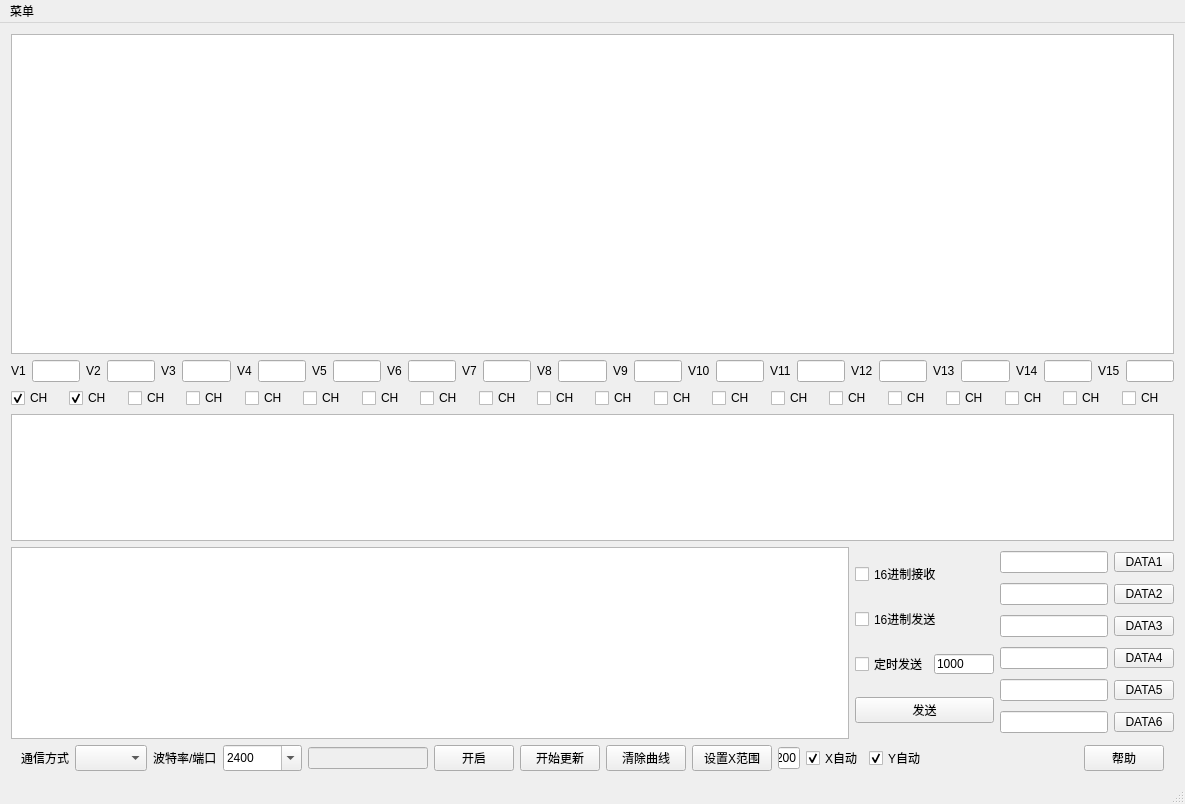
<?xml version="1.0" encoding="UTF-8"?>
<ui version="4.0">
 <class>MainWindow</class>
 <widget class="QMainWindow" name="MainWindow">
  <property name="geometry">
   <rect>
    <x>0</x>
    <y>0</y>
    <width>1185</width>
    <height>804</height>
   </rect>
  </property>
  <property name="windowTitle">
   <string>串口示波器</string>
  </property>
  <property name="windowIcon">
   <iconset resource="resource.qrc">
    <normaloff>:/Resources/logo.png</normaloff>:/Resources/logo.png</iconset>
  </property>
  <widget class="QWidget" name="centralWidget">
   <layout class="QVBoxLayout" name="verticalLayout_4">
    <item>
     <widget class="QtCharts::QChartView" name="chartView">
      <property name="minimumSize">
       <size>
        <width>0</width>
        <height>320</height>
       </size>
      </property>
     </widget>
    </item>
    <item>
     <layout class="QHBoxLayout" name="horizontalLayout_4">
      <item>
       <widget class="QLabel" name="LBL1">
        <property name="text">
         <string>V1</string>
        </property>
       </widget>
      </item>
      <item>
       <widget class="QLineEdit" name="lineEdit_3"/>
      </item>
      <item>
       <widget class="QLabel" name="LBL2">
        <property name="text">
         <string>V2</string>
        </property>
       </widget>
      </item>
      <item>
       <widget class="QLineEdit" name="lineEdit_2"/>
      </item>
      <item>
       <widget class="QLabel" name="LBL3">
        <property name="text">
         <string>V3</string>
        </property>
       </widget>
      </item>
      <item>
       <widget class="QLineEdit" name="lineEdit"/>
      </item>
      <item>
       <widget class="QLabel" name="LBL4">
        <property name="text">
         <string>V4</string>
        </property>
       </widget>
      </item>
      <item>
       <widget class="QLineEdit" name="lineEdit_5"/>
      </item>
      <item>
       <widget class="QLabel" name="LBL5">
        <property name="text">
         <string>V5</string>
        </property>
       </widget>
      </item>
      <item>
       <widget class="QLineEdit" name="lineEdit_4"/>
      </item>
      <item>
       <widget class="QLabel" name="LBL6">
        <property name="text">
         <string>V6</string>
        </property>
       </widget>
      </item>
      <item>
       <widget class="QLineEdit" name="lineEdit_6"/>
      </item>
      <item>
       <widget class="QLabel" name="LBL7">
        <property name="text">
         <string>V7</string>
        </property>
       </widget>
      </item>
      <item>
       <widget class="QLineEdit" name="lineEdit_7"/>
      </item>
      <item>
       <widget class="QLabel" name="LBL8">
        <property name="text">
         <string>V8</string>
        </property>
       </widget>
      </item>
      <item>
       <widget class="QLineEdit" name="lineEdit_8"/>
      </item>
      <item>
       <widget class="QLabel" name="LBL9">
        <property name="text">
         <string>V9</string>
        </property>
       </widget>
      </item>
      <item>
       <widget class="QLineEdit" name="lineEdit_15"/>
      </item>
      <item>
       <widget class="QLabel" name="LBL10">
        <property name="text">
         <string>V10</string>
        </property>
       </widget>
      </item>
      <item>
       <widget class="QLineEdit" name="lineEdit_9"/>
      </item>
      <item>
       <widget class="QLabel" name="LBL11">
        <property name="text">
         <string>V11</string>
        </property>
       </widget>
      </item>
      <item>
       <widget class="QLineEdit" name="lineEdit_13"/>
      </item>
      <item>
       <widget class="QLabel" name="LBL12">
        <property name="text">
         <string>V12</string>
        </property>
       </widget>
      </item>
      <item>
       <widget class="QLineEdit" name="lineEdit_14"/>
      </item>
      <item>
       <widget class="QLabel" name="LBL13">
        <property name="text">
         <string>V13</string>
        </property>
       </widget>
      </item>
      <item>
       <widget class="QLineEdit" name="lineEdit_12"/>
      </item>
      <item>
       <widget class="QLabel" name="LBL14">
        <property name="text">
         <string>V14</string>
        </property>
       </widget>
      </item>
      <item>
       <widget class="QLineEdit" name="lineEdit_11"/>
      </item>
      <item>
       <widget class="QLabel" name="LBL15">
        <property name="text">
         <string>V15</string>
        </property>
       </widget>
      </item>
      <item>
       <widget class="QLineEdit" name="lineEdit_10"/>
      </item>
     </layout>
    </item>
    <item>
     <layout class="QHBoxLayout" name="horizontalLayout_2">
      <item>
       <widget class="QCheckBox" name="CH1">
        <property name="text">
         <string>CH</string>
        </property>
        <property name="checked">
         <bool>true</bool>
        </property>
       </widget>
      </item>
      <item>
       <widget class="QCheckBox" name="CH2">
        <property name="text">
         <string>CH</string>
        </property>
        <property name="checked">
         <bool>true</bool>
        </property>
       </widget>
      </item>
      <item>
       <widget class="QCheckBox" name="CH3">
        <property name="text">
         <string>CH</string>
        </property>
       </widget>
      </item>
      <item>
       <widget class="QCheckBox" name="CH4">
        <property name="text">
         <string>CH</string>
        </property>
       </widget>
      </item>
      <item>
       <widget class="QCheckBox" name="CH5">
        <property name="text">
         <string>CH</string>
        </property>
       </widget>
      </item>
      <item>
       <widget class="QCheckBox" name="CH6">
        <property name="text">
         <string>CH</string>
        </property>
       </widget>
      </item>
      <item>
       <widget class="QCheckBox" name="CH7">
        <property name="text">
         <string>CH</string>
        </property>
       </widget>
      </item>
      <item>
       <widget class="QCheckBox" name="CH8">
        <property name="text">
         <string>CH</string>
        </property>
       </widget>
      </item>
      <item>
       <widget class="QCheckBox" name="CH9">
        <property name="text">
         <string>CH</string>
        </property>
       </widget>
      </item>
      <item>
       <widget class="QCheckBox" name="CH20">
        <property name="text">
         <string>CH</string>
        </property>
       </widget>
      </item>
      <item>
       <widget class="QCheckBox" name="CH10">
        <property name="text">
         <string>CH</string>
        </property>
       </widget>
      </item>
      <item>
       <widget class="QCheckBox" name="CH11">
        <property name="text">
         <string>CH</string>
        </property>
       </widget>
      </item>
      <item>
       <widget class="QCheckBox" name="CH12">
        <property name="text">
         <string>CH</string>
        </property>
       </widget>
      </item>
      <item>
       <widget class="QCheckBox" name="CH13">
        <property name="text">
         <string>CH</string>
        </property>
       </widget>
      </item>
      <item>
       <widget class="QCheckBox" name="CH14">
        <property name="text">
         <string>CH</string>
        </property>
       </widget>
      </item>
      <item>
       <widget class="QCheckBox" name="CH15">
        <property name="text">
         <string>CH</string>
        </property>
       </widget>
      </item>
      <item>
       <widget class="QCheckBox" name="CH16">
        <property name="text">
         <string>CH</string>
        </property>
       </widget>
      </item>
      <item>
       <widget class="QCheckBox" name="CH17">
        <property name="text">
         <string>CH</string>
        </property>
       </widget>
      </item>
      <item>
       <widget class="QCheckBox" name="CH18">
        <property name="text">
         <string>CH</string>
        </property>
       </widget>
      </item>
      <item>
       <widget class="QCheckBox" name="CH19">
        <property name="text">
         <string>CH</string>
        </property>
       </widget>
      </item>
     </layout>
    </item>
    <item>
     <layout class="QHBoxLayout" name="horizontalLayout_14">
      <item>
       <widget class="QTextBrowser" name="RCVAREA">
        <property name="minimumSize">
         <size>
          <width>0</width>
          <height>120</height>
         </size>
        </property>
        <property name="maximumSize">
         <size>
          <width>16777215</width>
          <height>360</height>
         </size>
        </property>
       </widget>
      </item>
     </layout>
    </item>
    <item>
     <layout class="QHBoxLayout" name="horizontalLayout_6">
      <item>
       <widget class="QTextEdit" name="sendmulcom">
        <property name="sizePolicy">
         <sizepolicy hsizetype="Expanding" vsizetype="Fixed">
          <horstretch>0</horstretch>
          <verstretch>0</verstretch>
         </sizepolicy>
        </property>
        <property name="maximumSize">
         <size>
          <width>16777215</width>
          <height>16777215</height>
         </size>
        </property>
       </widget>
      </item>
      <item>
       <layout class="QVBoxLayout" name="verticalLayout_3">
        <item>
         <widget class="QCheckBox" name="HEXRCV">
          <property name="text">
           <string>16进制接收</string>
          </property>
         </widget>
        </item>
        <item>
         <widget class="QCheckBox" name="HEXSND">
          <property name="text">
           <string>16进制发送</string>
          </property>
         </widget>
        </item>
        <item>
         <layout class="QHBoxLayout" name="horizontalLayout_8">
          <item>
           <widget class="QCheckBox" name="periodsend">
            <property name="sizePolicy">
             <sizepolicy hsizetype="Fixed" vsizetype="Fixed">
              <horstretch>0</horstretch>
              <verstretch>0</verstretch>
             </sizepolicy>
            </property>
            <property name="text">
             <string>定时发送</string>
            </property>
           </widget>
          </item>
          <item>
           <widget class="QLineEdit" name="lineEdit_16">
            <property name="maximumSize">
             <size>
              <width>60</width>
              <height>20</height>
             </size>
            </property>
            <property name="text">
             <string>1000</string>
            </property>
           </widget>
          </item>
         </layout>
        </item>
        <item>
         <widget class="QPushButton" name="BTNSEND">
          <property name="text">
           <string>发送</string>
          </property>
         </widget>
        </item>
       </layout>
      </item>
      <item>
       <layout class="QVBoxLayout" name="verticalLayout_2">
        <item>
         <layout class="QHBoxLayout" name="horizontalLayout_5">
          <item>
           <widget class="QLineEdit" name="lineEdit_17">
            <property name="sizePolicy">
             <sizepolicy hsizetype="Fixed" vsizetype="Fixed">
              <horstretch>0</horstretch>
              <verstretch>0</verstretch>
             </sizepolicy>
            </property>
           </widget>
          </item>
          <item>
           <widget class="QPushButton" name="pushButton">
            <property name="sizePolicy">
             <sizepolicy hsizetype="Fixed" vsizetype="Fixed">
              <horstretch>0</horstretch>
              <verstretch>0</verstretch>
             </sizepolicy>
            </property>
            <property name="maximumSize">
             <size>
              <width>60</width>
              <height>20</height>
             </size>
            </property>
            <property name="text">
             <string>DATA1</string>
            </property>
            <property name="iconSize">
             <size>
              <width>16</width>
              <height>16</height>
             </size>
            </property>
           </widget>
          </item>
         </layout>
        </item>
        <item>
         <layout class="QHBoxLayout" name="horizontalLayout_7">
          <item>
           <widget class="QLineEdit" name="lineEdit_18">
            <property name="sizePolicy">
             <sizepolicy hsizetype="Fixed" vsizetype="Fixed">
              <horstretch>0</horstretch>
              <verstretch>0</verstretch>
             </sizepolicy>
            </property>
           </widget>
          </item>
          <item>
           <widget class="QPushButton" name="pushButton_2">
            <property name="maximumSize">
             <size>
              <width>60</width>
              <height>20</height>
             </size>
            </property>
            <property name="text">
             <string>DATA2</string>
            </property>
           </widget>
          </item>
         </layout>
        </item>
        <item>
         <layout class="QHBoxLayout" name="horizontalLayout_9">
          <item>
           <widget class="QLineEdit" name="lineEdit_19">
            <property name="sizePolicy">
             <sizepolicy hsizetype="Fixed" vsizetype="Fixed">
              <horstretch>0</horstretch>
              <verstretch>0</verstretch>
             </sizepolicy>
            </property>
           </widget>
          </item>
          <item>
           <widget class="QPushButton" name="pushButton_3">
            <property name="maximumSize">
             <size>
              <width>60</width>
              <height>20</height>
             </size>
            </property>
            <property name="text">
             <string>DATA3</string>
            </property>
           </widget>
          </item>
         </layout>
        </item>
        <item>
         <layout class="QHBoxLayout" name="horizontalLayout_10">
          <item>
           <widget class="QLineEdit" name="lineEdit_20">
            <property name="sizePolicy">
             <sizepolicy hsizetype="Fixed" vsizetype="Fixed">
              <horstretch>0</horstretch>
              <verstretch>0</verstretch>
             </sizepolicy>
            </property>
           </widget>
          </item>
          <item>
           <widget class="QPushButton" name="pushButton_4">
            <property name="maximumSize">
             <size>
              <width>60</width>
              <height>20</height>
             </size>
            </property>
            <property name="text">
             <string>DATA4</string>
            </property>
           </widget>
          </item>
         </layout>
        </item>
        <item>
         <layout class="QHBoxLayout" name="horizontalLayout_11">
          <item>
           <widget class="QLineEdit" name="lineEdit_21">
            <property name="sizePolicy">
             <sizepolicy hsizetype="Fixed" vsizetype="Fixed">
              <horstretch>0</horstretch>
              <verstretch>0</verstretch>
             </sizepolicy>
            </property>
           </widget>
          </item>
          <item>
           <widget class="QPushButton" name="pushButton_5">
            <property name="maximumSize">
             <size>
              <width>60</width>
              <height>20</height>
             </size>
            </property>
            <property name="text">
             <string>DATA5</string>
            </property>
           </widget>
          </item>
         </layout>
        </item>
        <item>
         <layout class="QHBoxLayout" name="horizontalLayout_13">
          <item>
           <widget class="QLineEdit" name="lineEdit_22">
            <property name="sizePolicy">
             <sizepolicy hsizetype="Fixed" vsizetype="Fixed">
              <horstretch>0</horstretch>
              <verstretch>0</verstretch>
             </sizepolicy>
            </property>
           </widget>
          </item>
          <item>
           <widget class="QPushButton" name="pushButton_6">
            <property name="maximumSize">
             <size>
              <width>60</width>
              <height>20</height>
             </size>
            </property>
            <property name="text">
             <string>DATA6</string>
            </property>
           </widget>
          </item>
         </layout>
        </item>
       </layout>
      </item>
     </layout>
    </item>
    <item>
     <layout class="QHBoxLayout" name="horizontalLayout" stretch="1,2,1,2,0,2,2,2,2,1,1,1,10,0">
      <property name="leftMargin">
       <number>10</number>
      </property>
      <property name="rightMargin">
       <number>10</number>
      </property>
      <item>
       <widget class="QLabel" name="label">
        <property name="text">
         <string>通信方式</string>
        </property>
       </widget>
      </item>
      <item>
       <widget class="QComboBox" name="cb_SerialPort">
        <property name="sizePolicy">
         <sizepolicy hsizetype="Preferred" vsizetype="Minimum">
          <horstretch>0</horstretch>
          <verstretch>0</verstretch>
         </sizepolicy>
        </property>
       </widget>
      </item>
      <item>
       <widget class="QLabel" name="label_2">
        <property name="text">
         <string>波特率/端口</string>
        </property>
       </widget>
      </item>
      <item>
       <widget class="QComboBox" name="cb_baudRate">
        <property name="sizePolicy">
         <sizepolicy hsizetype="Preferred" vsizetype="Minimum">
          <horstretch>0</horstretch>
          <verstretch>0</verstretch>
         </sizepolicy>
        </property>
        <property name="editable">
         <bool>true</bool>
        </property>
        <property name="currentIndex">
         <number>0</number>
        </property>
        <item>
         <property name="text">
          <string>2400</string>
         </property>
        </item>
        <item>
         <property name="text">
          <string>4800</string>
         </property>
        </item>
        <item>
         <property name="text">
          <string>9600</string>
         </property>
        </item>
        <item>
         <property name="text">
          <string>19200</string>
         </property>
        </item>
        <item>
         <property name="text">
          <string>38400</string>
         </property>
        </item>
        <item>
         <property name="text">
          <string>57600</string>
         </property>
        </item>
        <item>
         <property name="text">
          <string>76800</string>
         </property>
        </item>
        <item>
         <property name="text">
          <string>115200</string>
         </property>
        </item>
        <item>
         <property name="text">
          <string>153600</string>
         </property>
        </item>
        <item>
         <property name="text">
          <string>230400</string>
         </property>
        </item>
        <item>
         <property name="text">
          <string>500000</string>
         </property>
        </item>
        <item>
         <property name="text">
          <string>1000000</string>
         </property>
        </item>
       </widget>
      </item>
      <item>
       <widget class="QLineEdit" name="Connect_ADDR">
        <property name="enabled">
         <bool>false</bool>
        </property>
        <property name="minimumSize">
         <size>
          <width>120</width>
          <height>0</height>
         </size>
        </property>
        <property name="maximumSize">
         <size>
          <width>16777215</width>
          <height>16777215</height>
         </size>
        </property>
        <property name="readOnly">
         <bool>false</bool>
        </property>
       </widget>
      </item>
      <item>
       <widget class="QPushButton" name="btn_OpenSerial">
        <property name="sizePolicy">
         <sizepolicy hsizetype="Minimum" vsizetype="Minimum">
          <horstretch>0</horstretch>
          <verstretch>0</verstretch>
         </sizepolicy>
        </property>
        <property name="text">
         <string>开启</string>
        </property>
       </widget>
      </item>
      <item>
       <widget class="QPushButton" name="btn_StopDis">
        <property name="sizePolicy">
         <sizepolicy hsizetype="Minimum" vsizetype="Minimum">
          <horstretch>0</horstretch>
          <verstretch>0</verstretch>
         </sizepolicy>
        </property>
        <property name="text">
         <string>开始更新</string>
        </property>
       </widget>
      </item>
      <item>
       <widget class="QPushButton" name="btn_ClearSeries">
        <property name="text">
         <string>清除曲线</string>
        </property>
       </widget>
      </item>
      <item>
       <widget class="QPushButton" name="btn_SetXSize">
        <property name="text">
         <string>设置X范围</string>
        </property>
       </widget>
      </item>
      <item>
       <widget class="QLineEdit" name="leXSize">
        <property name="text">
         <string>200</string>
        </property>
        <property name="maxLength">
         <number>5</number>
        </property>
        <property name="frame">
         <bool>true</bool>
        </property>
        <property name="cursorMoveStyle">
         <enum>Qt::LogicalMoveStyle</enum>
        </property>
        <property name="clearButtonEnabled">
         <bool>false</bool>
        </property>
       </widget>
      </item>
      <item>
       <widget class="QCheckBox" name="checkBoxXAuto">
        <property name="text">
         <string>X自动</string>
        </property>
        <property name="checked">
         <bool>true</bool>
        </property>
       </widget>
      </item>
      <item>
       <widget class="QCheckBox" name="checkBoxYAuto">
        <property name="text">
         <string>Y自动</string>
        </property>
        <property name="checked">
         <bool>true</bool>
        </property>
       </widget>
      </item>
      <item>
       <spacer name="horizontalSpacer">
        <property name="orientation">
         <enum>Qt::Horizontal</enum>
        </property>
        <property name="sizeHint" stdset="0">
         <size>
          <width>40</width>
          <height>20</height>
         </size>
        </property>
       </spacer>
      </item>
      <item>
       <widget class="QPushButton" name="btn_help">
        <property name="text">
         <string>帮助</string>
        </property>
       </widget>
      </item>
     </layout>
    </item>
   </layout>
  </widget>
  <widget class="QMenuBar" name="menuBar">
   <property name="geometry">
    <rect>
     <x>0</x>
     <y>0</y>
     <width>1185</width>
     <height>26</height>
    </rect>
   </property>
   <widget class="QMenu" name="menu">
    <property name="title">
     <string>菜单</string>
    </property>
    <addaction name="action_save"/>
    <addaction name="action_load"/>
   </widget>
   <addaction name="menu"/>
  </widget>
  <widget class="QStatusBar" name="statusBar"/>
  <action name="action_save">
   <property name="text">
    <string>保存数据</string>
   </property>
  </action>
  <action name="action_load">
   <property name="text">
    <string>载入数据</string>
   </property>
  </action>
 </widget>
 <layoutdefault spacing="6" margin="11"/>
 <customwidgets>
  <customwidget>
   <class>QtCharts::QChartView</class>
   <extends>QGraphicsView</extends>
   <header>qchartview.h</header>
  </customwidget>
 </customwidgets>
 <resources>
  <include location="resource.qrc"/>
 </resources>
 <connections/>
</ui>
